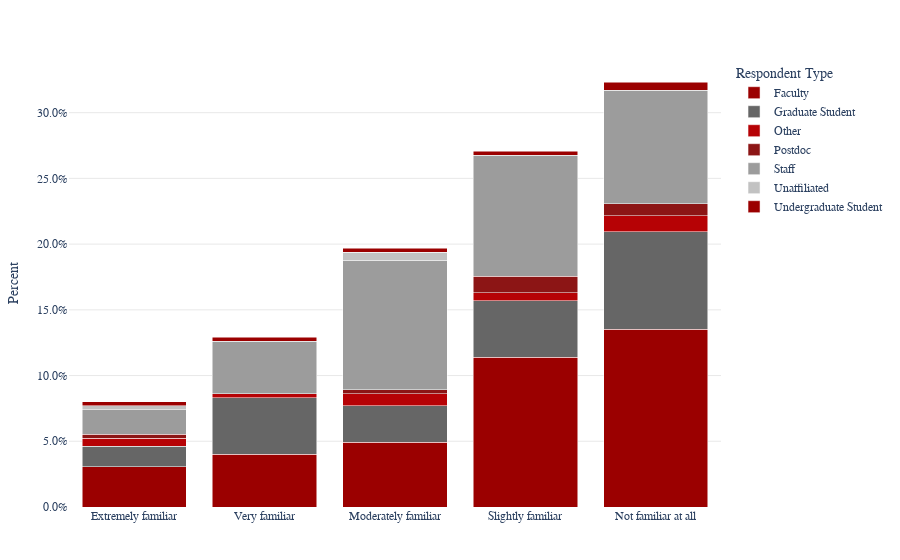

This figure's notebook cell:
### Markdown cell above
```{raw} html
:file: _static/familiarity_software.html
```
### Familiarity with Hardware
[Arduino boards](https://www.arduino.cc/) are an example of open source hardware

### Code cell
fig2 = px.bar(
    f2_df, x="QID10", y="Percent",
    color="Respondent Type",
    barmode="stack"
)
fig2.update_layout(
    yaxis=dict(tickformat=".1%"),
    xaxis_title="",
    plot_bgcolor="white",
    paper_bgcolor="white"
)
fig2.show()
fig2.write_html('_static/familiarity_hardware.html', full_html=False, include_plotlyjs='cdn')

### Figure 1 — Plotly figure (JSON) as saved in the notebook; plotly's stock layout.template omitted (floating-point values rounded to 4 significant figures)
{"data": [{"hovertemplate": "Respondent Type=Faculty<br>QID10=%{x}<br>Percent=%{y}<extra></extra>", "legendgroup": "Faculty", "marker": {"color": "#9B0000", "pattern": {"shape": ""}}, "name": "Faculty", "orientation": "v", "showlegend": true, "textposition": "auto", "type": "bar", "x": ["Extremely familiar", "Very familiar", "Moderately familiar", "Slightly familiar", "Not familiar at all"], "xaxis": "x", "y": [0.03077, 0.04, 0.04923, 0.1138, 0.1354], "yaxis": "y"}, {"hovertemplate": "Respondent Type=Graduate Student<br>QID10=%{x}<br>Percent=%{y}<extra></extra>", "legendgroup": "Graduate Student", "marker": {"color": "#666666", "pattern": {"shape": ""}}, "name": "Graduate Student", "orientation": "v", "showlegend": true, "textposition": "auto", "type": "bar", "x": ["Extremely familiar", "Very familiar", "Moderately familiar", "Slightly familiar", "Not familiar at all"], "xaxis": "x", "y": [0.01538, 0.04308, 0.02769, 0.04308, 0.07385], "yaxis": "y"}, {"hovertemplate": "Respondent Type=Other<br>QID10=%{x}<br>Percent=%{y}<extra></extra>", "legendgroup": "Other", "marker": {"color": "#B60205", "pattern": {"shape": ""}}, "name": "Other", "orientation": "v", "showlegend": true, "textposition": "auto", "type": "bar", "x": ["Extremely familiar", "Very familiar", "Moderately familiar", "Slightly familiar", "Not familiar at all"], "xaxis": "x", "y": [0.006154, 0.003077, 0.009231, 0.006154, 0.01231], "yaxis": "y"}, {"hovertemplate": "Respondent Type=Postdoc<br>QID10=%{x}<br>Percent=%{y}<extra></extra>", "legendgroup": "Postdoc", "marker": {"color": "#8c1515", "pattern": {"shape": ""}}, "name": "Postdoc", "orientation": "v", "showlegend": true, "textposition": "auto", "type": "bar", "x": ["Extremely familiar", "Moderately familiar", "Slightly familiar", "Not familiar at all"], "xaxis": "x", "y": [0.003077, 0.003077, 0.01231, 0.009231], "yaxis": "y"}, {"hovertemplate": "Respondent Type=Staff<br>QID10=%{x}<br>Percent=%{y}<extra></extra>", "legendgroup": "Staff", "marker": {"color": "#9c9c9c", "pattern": {"shape": ""}}, "name": "Staff", "orientation": "v", "showlegend": true, "textposition": "auto", "type": "bar", "x": ["Extremely familiar", "Very familiar", "Moderately familiar", "Slightly familiar", "Not familiar at all"], "xaxis": "x", "y": [0.01846, 0.04, 0.09846, 0.09231, 0.08615], "yaxis": "y"}, {"hovertemplate": "Respondent Type=Unaffiliated<br>QID10=%{x}<br>Percent=%{y}<extra></extra>", "legendgroup": "Unaffiliated", "marker": {"color": "#c2c2c2", "pattern": {"shape": ""}}, "name": "Unaffiliated", "orientation": "v", "showlegend": true, "textposition": "auto", "type": "bar", "x": ["Extremely familiar", "Moderately familiar"], "xaxis": "x", "y": [0.003077, 0.006154], "yaxis": "y"}, {"hovertemplate": "Respondent Type=Undergraduate Student<br>QID10=%{x}<br>Percent=%{y}<extra></extra>", "legendgroup": "Undergraduate Student", "marker": {"color": "#9B0000", "pattern": {"shape": ""}}, "name": "Undergraduate Student", "orientation": "v", "showlegend": true, "textposition": "auto", "type": "bar", "x": ["Extremely familiar", "Very familiar", "Moderately familiar", "Slightly familiar", "Not familiar at all"], "xaxis": "x", "y": [0.003077, 0.003077, 0.003077, 0.003077, 0.006154], "yaxis": "y"}], "layout": {"barmode": "stack", "legend": {"title": {"text": "Respondent Type"}, "tracegroupgap": 0}, "paper_bgcolor": "white", "plot_bgcolor": "white", "xaxis": {"anchor": "y", "domain": [0.0, 1.0], "title": {"text": ""}}, "yaxis": {"anchor": "x", "domain": [0.0, 1.0], "tickformat": ".1%", "title": {"text": "Percent"}}}}
